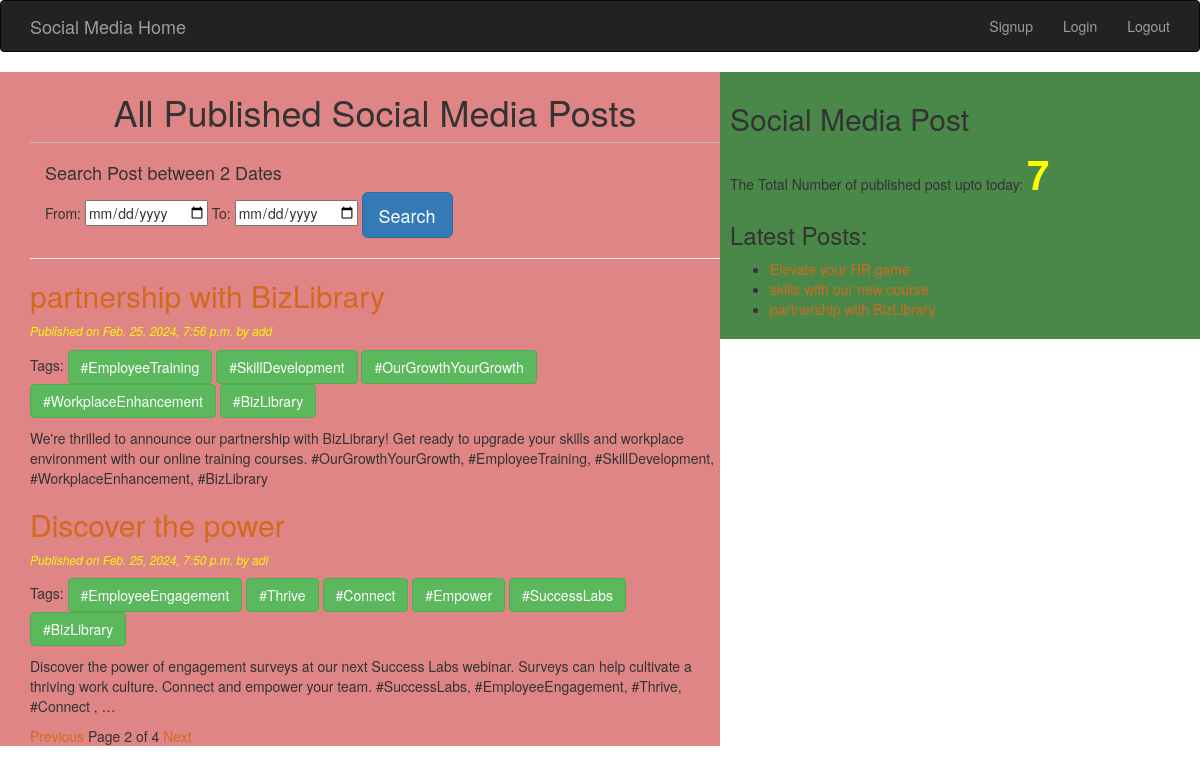
Page /?page=2 (signed in) on the committed database.
### blog/models.py (models this page shows, shortened)
class Post(models.Model):
    STATUS_CHOICES = (('draft','Draft'),('published','Published'))
    title = models.CharField(max_length =225)
    slug = models.SlugField(max_length=264, unique_for_date='publish')
    author = models.ForeignKey(User,related_name ='blog_posts',on_delete=models.CASCADE)
    body = models.TextField()
    link_click_count = models.IntegerField(default=0)
    tag_count = models.IntegerField(default=0)
    publish = models.DateTimeField(default=timezone.now)
    created= models.DateTimeField(auto_now_add = True)
    updated = models.DateTimeField(auto_now = True)
    status = models.CharField(max_length= 10, choices=STATUS_CHOICES,default= 'draft')
    objects = CustomManager()
    tags= TaggableManager()
    class Meta:
        ordering = ('-publish',)
    def get_absolute_url(self):
        return reverse('post_detail', args=[self.publish.year,self.publish.strftime('%m'),self.publish.strftime('%d'), self.slug])

### blog/views.py (the view)
# urls.py: path('', views.PostListView),
@login_required
def PostListView(request,tag_slug=None):
    post_list = Post.objects.all()
    tag = None
    if tag_slug:
        tag=get_object_or_404(Tag,slug=tag_slug)
        post_list=post_list.filter(tags__in=[tag])
    paginator = Paginator(post_list,2) #how many page you want
    page_number =request.GET.get('page')
    try:
        post_list=paginator.page(page_number)
    except PageNotAnInteger:
        post_list=paginator.page(1)
    except EmptyPage: #last page
        post_list=paginator.page(paginator.num_pages)
    return render(request,'blog/post_list.html', {'post_list':post_list,'tag':tag})

### blog/models.py (called while the page is built)
    def get_queryset(self):
        return super().get_queryset().filter(status='published')

### blog/templatetags/blog_tags.py (called while the page is built)
@register.simple_tag(name='my_tag')
def total_posts():
    return Post.objects.count()

@register.inclusion_tag('blog/latest_post123.html')
def show_latest_post():
    latest_post = Post.objects.order_by('-publish')[:3]
    return {'latest_post': latest_post} #we are returning context object

### templates/blog/post_list.html (shortened to what this page needs)
<!DOCTYPE html>
{%extends 'blog/base.html'%}
{%block content%}
    <h1>All Published Social Media Posts </h1>
    <div class="container" align="'center">
    <h4>Search Post between 2 Dates</h4>
    <form method="post">
    From: <input type="date" name="fromdate">
    To: <input type="date" name="todate">
    <a href="/search"><input type="submit" class="btn btn-primary btn-lg" value="Search"></a>
    </form>
</div>
    <hr>
    {% for post in post_list%}
        <a href="{{post.get_absolute_url}}"><h2>{{post.title}}</h2></a>
        <p id="date">Published on {{post.publish}} by {{post.author}}</p>
        <p>Tags:
            {%for tag in post.tags.all%}
                <a href="{%url 'post_list_by_tag_name' tag.slug%}" class="btn btn-success">{{tag.name}}</a>
            {%endfor%}
        </p>
        {{post.body| truncatewords:30|linebreaks}}
    {%endfor%}
    {%include 'blog/pagination.html' with page=post_list%}
{%endblock%}

### templates/blog/latest_post123.html
<ul>
    {%for post in latest_post%}
    <li>
        <a href="{{post.get_absolute_url}}">{{post.title}}</a>
    </li>
    {%endfor%}
</ul>

### static/css/blog.css (style rules this page uses)
h1 { text-align: center; border-bottom: 1px solid #bbb; padding-bottom: 10px; }
#date { color: rgb(247, 247, 9); font-size: 12px; font-style: italic; }
a { color: chocolate; }

### rows in the picture
Post: title "partnership with BizLibrary", publish "Feb. 25, 2024, 7:56 p.m.", author "add", body "We're thrilled to announce our partnership with BizLibrary! Get ready to upgrade your skills and workplace environment with our online training courses. #OurGrowthYourGrowth, #EmployeeTraining, #SkillDevelopment, #WorkplaceEnhancement, #BizLibrary"
Tag: name "#EmployeeTraining"
Tag: name "#SkillDevelopment"
Tag: name "#OurGrowthYourGrowth"
Tag: name "#WorkplaceEnhancement"
Tag: name "#BizLibrary"
Post: title "Discover the power", publish "Feb. 25, 2024, 7:50 p.m.", author "adi", body "Discover the power of engagement surveys at our next Success Labs webinar. Surveys can help cultivate a thriving work culture. Connect and empower your team. #SuccessLabs, #EmployeeEngagement, #Thrive, #Connect , …"
Tag: name "#EmployeeEngagement"
Tag: name "#Thrive"
Tag: name "#Connect"
Tag: name "#Empower"
Tag: name "#SuccessLabs"

### other values in the picture
{{ page.number }} "2"
{{ page.paginator.num_pages }} "4"
